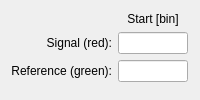
        <widget class="QWidget" name="tab_4">
         <attribute name="title">
          <string>Pulse Extraction</string>
         </attribute>
         <layout class="QGridLayout" name="gridLayout_15">
          <item row="0" column="0">
           <widget class="QWidget" name="widget_5" native="true">
            <widget class="QWidget" name="widget_6" native="true">
             <property name="geometry">
              <rect>
               <x>570</x>
               <y>0</y>
               <width>741</width>
               <height>101</height>
              </rect>
             </property>
             <widget class="QWidget" name="gridLayoutWidget_6">
              <property name="geometry">
               <rect>
                <x>570</x>
                <y>0</y>
                <width>160</width>
                <height>51</height>
               </rect>
              </property>
              <layout class="QGridLayout" name="gridLayout_21">
               <item row="0" column="0">
                <widget class="QLabel" name="laser_to_show_Label">
                 <property name="text">
                  <string>Laser to show:</string>
                 </property>
                </widget>
               </item>
               <item row="1" column="0">
                <widget class="QComboBox" name="laser_to_show_ComboBox">
                 <property name="editable">
                  <bool>true</bool>
                 </property>
                </widget>
               </item>
              </layout>
             </widget>
            </widget>
            <widget class="QWidget" name="widget_7" native="true">
             <property name="geometry">
              <rect>
               <x>-10</x>
               <y>100</y>
               <width>1321</width>
               <height>581</height>
              </rect>
             </property>
             <widget class="QWidget" name="gridLayoutWidget_7">
              <property name="geometry">
               <rect>
                <x>20</x>
                <y>30</y>
                <width>1291</width>
                <height>551</height>
               </rect>
              </property>
              <layout class="QGridLayout" name="gridLayout_22">
               <item row="0" column="0">
                <widget class="PlotWidget" name="lasertrace_plot_ViewWidget">
                 <property name="autoFillBackground">
                  <bool>false</bool>
                 </property>
                </widget>
               </item>
               <item row="1" column="0">
                <widget class="PlotWidget" name="measuring_error_PlotWidget"/>
               </item>
              </layout>
             </widget>
            </widget>
            <widget class="QWidget" name="widget_8" native="true">
             <property name="geometry">
              <rect>
               <x>0</x>
               <y>0</y>
               <width>571</width>
               <height>101</height>
              </rect>
             </property>
             <widget class="QWidget" name="gridLayoutWidget_5">
              <property name="geometry">
               <rect>
                <x>0</x>
                <y>0</y>
                <width>254</width>
                <height>71</height>
               </rect>
              </property>
              <layout class="QGridLayout" name="gridLayout_20">
               <item row="2" column="2">
                <widget class="QLineEdit" name="reference_length_InputWidget">
                 <property name="maximumSize">
                  <size>
                   <width>75</width>
                   <height>16777215</height>
                  </size>
                 </property>
                </widget>
               </item>
               <item row="1" column="2">
                <widget class="QLineEdit" name="signal_length_InputWidget">
                 <property name="enabled">
                  <bool>true</bool>
                 </property>
                 <property name="maximumSize">
                  <size>
                   <width>75</width>
                   <height>16777215</height>
                  </size>
                 </property>
                </widget>
               </item>
               <item row="1" column="1">
                <widget class="QLineEdit" name="signal_start_InputWidget">
                 <property name="maximumSize">
                  <size>
                   <width>75</width>
                   <height>16777215</height>
                  </size>
                 </property>
                </widget>
               </item>
               <item row="2" column="0">
                <widget class="QLabel" name="Reference_green_Label">
                 <property name="text">
                  <string>Reference (green):</string>
                 </property>
                 <property name="alignment">
                  <set>Qt::AlignRight|Qt::AlignTrailing|Qt::AlignVCenter</set>
                 </property>
                </widget>
               </item>
               <item row="1" column="0">
                <widget class="QLabel" name="signal_red_Label">
                 <property name="text">
                  <string>Signal (red):</string>
                 </property>
                 <property name="alignment">
                  <set>Qt::AlignRight|Qt::AlignTrailing|Qt::AlignVCenter</set>
                 </property>
                </widget>
               </item>
               <item row="2" column="1">
                <widget class="QLineEdit" name="reference_start_InputWidget">
                 <property name="maximumSize">
                  <size>
                   <width>75</width>
                   <height>16777215</height>
                  </size>
                 </property>
                </widget>
               </item>
               <item row="0" column="1">
                <widget class="QLabel" name="Start_bin_Label">
                 <property name="text">
                  <string>Start [bin]</string>
                 </property>
                 <property name="alignment">
                  <set>Qt::AlignCenter</set>
                 </property>
                </widget>
               </item>
               <item row="0" column="2">
                <widget class="QLabel" name="length_bin_Label">
                 <property name="text">
                  <string>Length [bin]</string>
                 </property>
                 <property name="alignment">
                  <set>Qt::AlignCenter</set>
                 </property>
                </widget>
               </item>
              </layout>
             </widget>
            </widget>
           </widget>
          </item>
         </layout>
        </widget>
